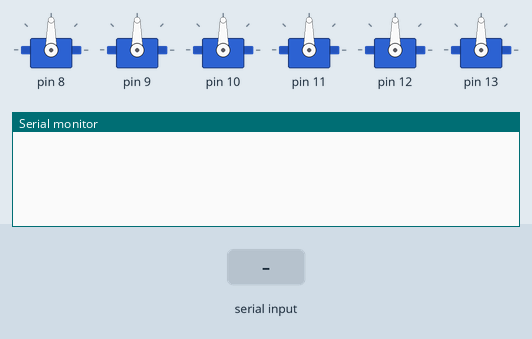
This sketch was run on a simulated Arduino Uno, built with avr-gcc and run on an emulated ATmega328P. On the bench: 6 × servo, the last lines printed to the serial monitor. Inputs (shaded band) come from the test bench.

Above: at 2.2 s.
2.3 s: "90,45\n" received over Serial
At 2.9 s:
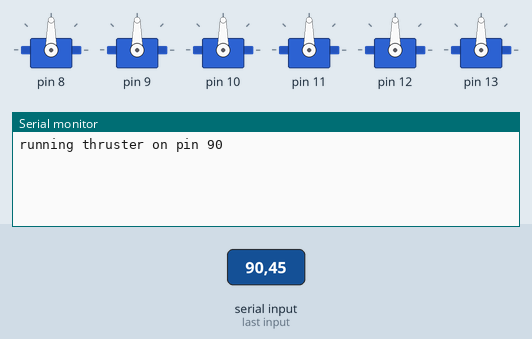
At 7.1 s:
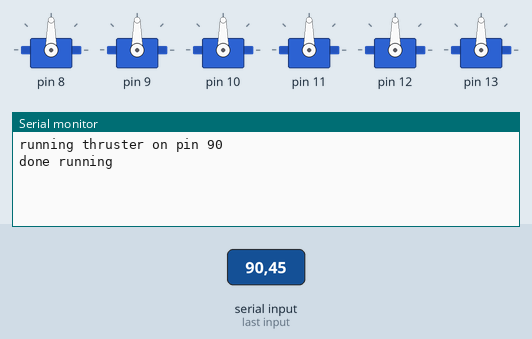

The sketch:

test_specified.ino
```cpp
#include <Servo.h>

Servo thruster1;
Servo thruster2;
Servo thruster3;
Servo thruster4;
Servo thruster5;
Servo thruster6;
Servo thrusters[] = {thruster1, thruster2, thruster3, thruster4, thruster5, thruster6};

void setup() {
  // put your setup code here, to run once:

  Serial.begin(9600);

  for(int i = 0; i<6; i++){
    thrusters[i].attach(i+8);
  }

  delay(1000);
}

void loop() {

  // put your main code here, to run repeatedly:

  while(!Serial.available());
  int thrusterToRun = Serial.readStringUntil('\n').toInt() - 8;
  thrusters[thrusterToRun].writeMicroseconds(1800);
  Serial.println("running thruster on pin " + String(thrusterToRun + 8));
  delay(4000);
  thrusters[thrusterToRun].writeMicroseconds(1500);
  Serial.println("done running");
  delay(1000);

  //Documentation: (LF, LB, RF, RB, VL, VR)
  /*
   * 8: right back
   * 9: left back
   * 10: right front
   * 11: left front
   * 12: back vertical
   * 13: front vertical
   */

}
```

Measured:
- after the input at 2.3 s, the serial monitor: prints a new line at once (image 1)
